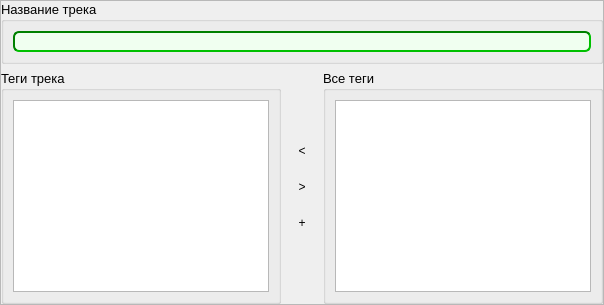
    <widget class="QFrame" name="nameAndTags_frame">
     <property name="enabled">
      <bool>true</bool>
     </property>
     <property name="frameShape">
      <enum>QFrame::StyledPanel</enum>
     </property>
     <property name="frameShadow">
      <enum>QFrame::Raised</enum>
     </property>
     <layout class="QVBoxLayout" name="verticalLayout_5">
      <property name="leftMargin">
       <number>0</number>
      </property>
      <property name="topMargin">
       <number>0</number>
      </property>
      <property name="rightMargin">
       <number>0</number>
      </property>
      <property name="bottomMargin">
       <number>0</number>
      </property>
      <item>
       <widget class="QGroupBox" name="name_gBox">
        <property name="enabled">
         <bool>true</bool>
        </property>
        <property name="font">
         <font>
          <pointsize>10</pointsize>
         </font>
        </property>
        <property name="acceptDrops">
         <bool>false</bool>
        </property>
        <property name="title">
         <string>Название трека</string>
        </property>
        <layout class="QHBoxLayout" name="horizontalLayout">
         <item>
          <widget class="QLineEdit" name="name_lineEdit">
           <property name="enabled">
            <bool>true</bool>
           </property>
           <property name="acceptDrops">
            <bool>false</bool>
           </property>
           <property name="toolTip">
            <string>&lt;html&gt;&lt;head/&gt;&lt;body&gt;&lt;p&gt;&lt;span style=&quot; font-size:10pt;&quot;&gt;Название трека, которое будет отображаться в списке треков&lt;/span&gt;&lt;/p&gt;&lt;/body&gt;&lt;/html&gt;</string>
           </property>
           <property name="styleSheet">
            <string notr="true">QLineEdit 
{
	border: 2px inset #909090;
	border-color: rgb(0, 128, 0);
    border-radius: 6px;
    padding: 0 8px;
	background-color: rgb(240, 255, 240);
    selection-background-color: darkgray;
 }

QLineEdit:hover 
{
	  border-style: outset;
}

QLineEdit::focus
{
	 border-style: outset;
}

QLineEdit:disabled {

	background-color: rgb(206, 206, 206);
}</string>
           </property>
           <property name="readOnly">
            <bool>false</bool>
           </property>
          </widget>
         </item>
        </layout>
       </widget>
      </item>
      <item>
       <layout class="QHBoxLayout" name="tagsHBox">
        <item>
         <widget class="QGroupBox" name="tracksTags_gBox">
          <property name="enabled">
           <bool>true</bool>
          </property>
          <property name="font">
           <font>
            <pointsize>10</pointsize>
           </font>
          </property>
          <property name="acceptDrops">
           <bool>false</bool>
          </property>
          <property name="title">
           <string>Теги трека</string>
          </property>
          <layout class="QVBoxLayout" name="verticalLayout">
           <item>
            <widget class="QListWidget" name="tracksTags_listWidget">
             <property name="enabled">
              <bool>true</bool>
             </property>
             <property name="acceptDrops">
              <bool>false</bool>
             </property>
             <property name="toolTip">
              <string>&lt;html&gt;&lt;head/&gt;&lt;body&gt;&lt;p&gt;&lt;span style=&quot; font-size:10pt;&quot;&gt;Зажав &lt;/span&gt;&lt;span style=&quot; font-size:10pt; font-weight:600;&quot;&gt;Ctrl &lt;/span&gt;&lt;span style=&quot; font-size:10pt;&quot;&gt;можно выделить несколько тегов.&lt;/span&gt;&lt;/p&gt;&lt;p&gt;&lt;span style=&quot; font-size:10pt; font-weight:600;&quot;&gt;Ctrl+A -&lt;/span&gt;&lt;span style=&quot; font-size:10pt;&quot;&gt; выделить все теги&lt;/span&gt;&lt;/p&gt;&lt;/body&gt;&lt;/html&gt;</string>
             </property>
             <property name="frameShape">
              <enum>QFrame::StyledPanel</enum>
             </property>
             <property name="editTriggers">
              <set>QAbstractItemView::NoEditTriggers</set>
             </property>
             <property name="showDropIndicator" stdset="0">
              <bool>false</bool>
             </property>
             <property name="dragEnabled">
              <bool>false</bool>
             </property>
             <property name="dragDropOverwriteMode">
              <bool>false</bool>
             </property>
             <property name="dragDropMode">
              <enum>QAbstractItemView::DragOnly</enum>
             </property>
             <property name="defaultDropAction">
              <enum>Qt::IgnoreAction</enum>
             </property>
             <property name="alternatingRowColors">
              <bool>false</bool>
             </property>
             <property name="selectionMode">
              <enum>QAbstractItemView::SingleSelection</enum>
             </property>
             <property name="movement">
              <enum>QListView::Snap</enum>
             </property>
             <property name="wordWrap">
              <bool>true</bool>
             </property>
            </widget>
           </item>
          </layout>
         </widget>
        </item>
        <item>
         <layout class="QVBoxLayout" name="verticalLayout_3">
          <item>
           <spacer name="verticalSpacer">
            <property name="enabled">
             <bool>true</bool>
            </property>
            <property name="orientation">
             <enum>Qt::Vertical</enum>
            </property>
            <property name="sizeHint" stdset="0">
             <size>
              <width>20</width>
              <height>40</height>
             </size>
            </property>
           </spacer>
          </item>
          <item>
           <widget class="QToolButton" name="addTagToTrack_btn">
            <property name="enabled">
             <bool>true</bool>
            </property>
            <property name="minimumSize">
             <size>
              <width>30</width>
              <height>30</height>
             </size>
            </property>
            <property name="maximumSize">
             <size>
              <width>30</width>
              <height>30</height>
             </size>
            </property>
            <property name="acceptDrops">
             <bool>false</bool>
            </property>
            <property name="toolTip">
             <string>&lt;html&gt;&lt;head/&gt;&lt;body&gt;&lt;p&gt;&lt;span style=&quot; font-size:10pt;&quot;&gt;Добавить тег в трек&lt;/span&gt;&lt;/p&gt;&lt;/body&gt;&lt;/html&gt;</string>
            </property>
            <property name="styleSheet">
             <string notr="true">QToolButton 
{
     border: 0px outset #8f8f91;
	 border-color: rgb(0, 128, 0);
     border-radius: 6px;
     background-color: rgba(255, 255, 255, 0);
     min-width: 30px;
	 min-height: 30px;
 }

 QToolButton:pressed 
{
     background-color: qlineargradient(x1: 0, y1: 0, x2: 0, y2: 1,
                                       stop: 0 rgba(218, 219, 222, 50), stop: 1 rgba(246, 247, 250, 50););
 }

 QToolButton:flat 
{
     border: none; 
 }

QToolButton:hover 
{
	 border: 1px outset #8f8f91;
	 border-color: rgb(0, 128, 0);
}

 QToolButton:default
 {
      border: 0px outset #8f8f91;
	  border-color: rgb(0, 128, 0);
	  background-color: rgba(255, 255, 255, 0);
 }</string>
            </property>
            <property name="text">
             <string>&lt;</string>
            </property>
            <property name="icon">
             <iconset resource="SoundAround.qrc">
              <normaloff>:/SoundAround/images/arrow-99-24.png</normaloff>:/SoundAround/images/arrow-99-24.png</iconset>
            </property>
            <property name="iconSize">
             <size>
              <width>22</width>
              <height>22</height>
             </size>
            </property>
            <property name="autoRaise">
             <bool>true</bool>
            </property>
           </widget>
          </item>
          <item>
           <widget class="QToolButton" name="addTagToAllTags_btn">
            <property name="enabled">
             <bool>true</bool>
            </property>
            <property name="minimumSize">
             <size>
              <width>30</width>
              <height>30</height>
             </size>
            </property>
            <property name="maximumSize">
             <size>
              <width>30</width>
              <height>30</height>
             </size>
            </property>
            <property name="acceptDrops">
             <bool>false</bool>
            </property>
            <property name="toolTip">
             <string>&lt;html&gt;&lt;head/&gt;&lt;body&gt;&lt;p&gt;&lt;span style=&quot; font-size:10pt;&quot;&gt;Убрать тег из трека&lt;/span&gt;&lt;/p&gt;&lt;/body&gt;&lt;/html&gt;</string>
            </property>
            <property name="styleSheet">
             <string notr="true">QToolButton 
{
     border: 0px outset #8f8f91;
	 border-color: rgb(0, 128, 0);
     border-radius: 6px;
     background-color: rgba(255, 255, 255, 0);
     min-width: 30px;
	 min-height: 30px;
 }

 QToolButton:pressed 
{
     background-color: qlineargradient(x1: 0, y1: 0, x2: 0, y2: 1,
                                       stop: 0 rgba(218, 219, 222, 50), stop: 1 rgba(246, 247, 250, 50););
 }

 QToolButton:flat 
{
     border: none; 
 }

QToolButton:hover 
{
	 border: 1px outset #8f8f91;
	 border-color: rgb(0, 128, 0);
}

 QToolButton:default
 {
      border: 0px outset #8f8f91;
	  border-color: rgb(0, 128, 0);
	  background-color: rgba(255, 255, 255, 0);
 }</string>
            </property>
            <property name="text">
             <string>&gt;</string>
            </property>
            <property name="icon">
             <iconset resource="SoundAround.qrc">
              <normaloff>:/SoundAround/images/arrow-34-24.png</normaloff>:/SoundAround/images/arrow-34-24.png</iconset>
            </property>
            <property name="iconSize">
             <size>
              <width>22</width>
              <height>22</height>
             </size>
            </property>
            <property name="autoRaise">
             <bool>true</bool>
            </property>
           </widget>
          </item>
          <item>
           <widget class="QToolButton" name="toolButton_3">
            <property name="enabled">
             <bool>true</bool>
            </property>
            <property name="minimumSize">
             <size>
              <width>30</width>
              <height>30</height>
             </size>
            </property>
            <property name="maximumSize">
             <size>
              <width>30</width>
              <height>30</height>
             </size>
            </property>
            <property name="acceptDrops">
             <bool>false</bool>
            </property>
            <property name="toolTip">
             <string>&lt;html&gt;&lt;head/&gt;&lt;body&gt;&lt;p&gt;&lt;span style=&quot; font-size:10pt;&quot;&gt;Создать новый тег&lt;/span&gt;&lt;/p&gt;&lt;/body&gt;&lt;/html&gt;</string>
            </property>
            <property name="styleSheet">
             <string notr="true">QToolButton 
{
     border: 0px outset #8f8f91;
	 border-color: rgb(0, 128, 0);
     border-radius: 6px;
     background-color: rgba(255, 255, 255, 0);
     min-width: 30px;
	 min-height: 30px;
 }

 QToolButton:pressed 
{
     background-color: qlineargradient(x1: 0, y1: 0, x2: 0, y2: 1,
                                       stop: 0 rgba(218, 219, 222, 50), stop: 1 rgba(246, 247, 250, 50););
 }

 QToolButton:flat 
{
     border: none; 
 }

QToolButton:hover 
{
	 border: 1px outset #8f8f91;
	 border-color: rgb(0, 128, 0);
}

 QToolButton:default
 {
      border: 0px outset #8f8f91;
	  border-color: rgb(0, 128, 0);
	  background-color: rgba(255, 255, 255, 0);
 }</string>
            </property>
            <property name="text">
             <string>+</string>
            </property>
            <property name="icon">
             <iconset resource="SoundAround.qrc">
              <normaloff>:/SoundAround/images/plus-2-24.png</normaloff>:/SoundAround/images/plus-2-24.png</iconset>
            </property>
            <property name="iconSize">
             <size>
              <width>22</width>
              <height>22</height>
             </size>
            </property>
            <property name="autoRaise">
             <bool>true</bool>
            </property>
           </widget>
          </item>
          <item>
           <spacer name="verticalSpacer_2">
            <property name="enabled">
             <bool>true</bool>
            </property>
            <property name="orientation">
             <enum>Qt::Vertical</enum>
            </property>
            <property name="sizeHint" stdset="0">
             <size>
              <width>20</width>
              <height>40</height>
             </size>
            </property>
           </spacer>
          </item>
         </layout>
        </item>
        <item>
         <widget class="QGroupBox" name="allTags_gBox">
          <property name="enabled">
           <bool>true</bool>
          </property>
          <property name="font">
           <font>
            <pointsize>10</pointsize>
           </font>
          </property>
          <property name="acceptDrops">
           <bool>false</bool>
          </property>
          <property name="title">
           <string>Все теги</string>
          </property>
          <layout class="QVBoxLayout" name="verticalLayout_2">
           <item>
            <widget class="QListWidget" name="allTags_listWidget">
             <property name="enabled">
              <bool>true</bool>
             </property>
             <property name="acceptDrops">
              <bool>false</bool>
             </property>
             <property name="toolTip">
              <string>&lt;html&gt;&lt;head/&gt;&lt;body&gt;&lt;p&gt;&lt;span style=&quot; font-size:10pt;&quot;&gt;Зажав &lt;/span&gt;&lt;span style=&quot; font-size:10pt; font-weight:600;&quot;&gt;Ctrl &lt;/span&gt;&lt;span style=&quot; font-size:10pt;&quot;&gt;можно выделить несколько тегов.&lt;/span&gt;&lt;/p&gt;&lt;p&gt;&lt;span style=&quot; font-size:10pt; font-weight:600;&quot;&gt;Ctrl+A -&lt;/span&gt;&lt;span style=&quot; font-size:10pt;&quot;&gt; выделить все теги&lt;/span&gt;&lt;/p&gt;&lt;/body&gt;&lt;/html&gt;</string>
             </property>
             <property name="editTriggers">
              <set>QAbstractItemView::NoEditTriggers</set>
             </property>
             <property name="showDropIndicator" stdset="0">
              <bool>false</bool>
             </property>
             <property name="dragEnabled">
              <bool>false</bool>
             </property>
             <property name="dragDropOverwriteMode">
              <bool>false</bool>
             </property>
             <property name="dragDropMode">
              <enum>QAbstractItemView::DragOnly</enum>
             </property>
             <property name="defaultDropAction">
              <enum>Qt::IgnoreAction</enum>
             </property>
             <property name="alternatingRowColors">
              <bool>false</bool>
             </property>
             <property name="selectionMode">
              <enum>QAbstractItemView::SingleSelection</enum>
             </property>
             <property name="selectionBehavior">
              <enum>QAbstractItemView::SelectItems</enum>
             </property>
             <property name="movement">
              <enum>QListView::Snap</enum>
             </property>
             <property name="isWrapping" stdset="0">
              <bool>false</bool>
             </property>
             <property name="modelColumn">
              <number>0</number>
             </property>
             <property name="wordWrap">
              <bool>true</bool>
             </property>
             <property name="sortingEnabled">
              <bool>false</bool>
             </property>
            </widget>
           </item>
          </layout>
         </widget>
        </item>
       </layout>
      </item>
     </layout>
    </widget>
